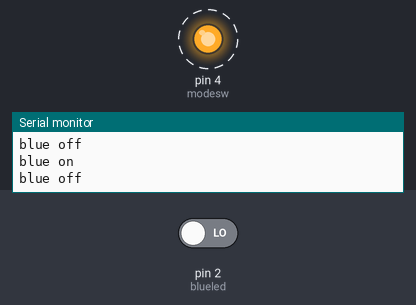
The sketch below on a simulated Arduino Uno, built with avr-gcc and run on an emulated ATmega328P. Shown: output pins drawn as LEDs (lit = HIGH), the last lines printed to the serial monitor. Dashed ring = blinking. Inputs (shaded band) come from the test bench; at power-on: pin 2 (blueled) LOW.

Above: at 1.4 s.
1.5 s: pin 2 (blueled) driven HIGH
At 3.1 s:
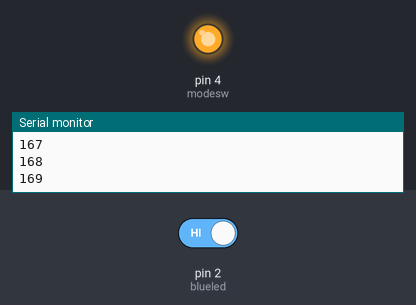
3.7 s: pin 2 (blueled) driven LOW
At 5.5 s:
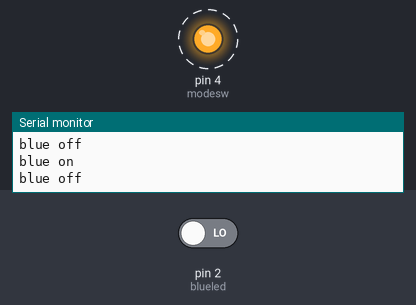
Timing chart, 0 to 13.8 s (numbered marks = the images above; inputs shaded):
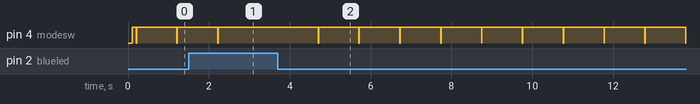

The sketch:

sketch_feb23a.ino
```cpp
//blue led + :D2
//power switch black : D4
//power switch red :GND
int blueled = 2;//D2
int modesw = 4;//
long sumtime = 0;
int new_value = 0;
int old_value = 0;
bool btdown = false;
bool modeready = false;
void setup() {
  // put your setup code here, to run once:
  Serial.begin(115200);
  pinMode(blueled, INPUT);
  pinMode(modesw, OUTPUT);
  /*digitalWrite(modesw,HIGH);


    digitalWrite(modesw,LOW);
    delay(5);
    digitalWrite(modesw,HIGH);
    delay(1000);*/


    digitalWrite(modesw,LOW);
    delay(100);
    Serial.println("initing");
    digitalWrite(modesw,HIGH);
    delay(100);
    Serial.println("init");
}

void loop() {

  //digitalWrite(modesw,HIGH);
  // put your main code here, to run repeatedly:
  while(modeready==false)
  {
    digitalWrite(modesw,LOW);
    delay(10);
    digitalWrite(modesw,HIGH);
    Serial.println("blue on");
    new_value  =  digitalRead(blueled);
    sumtime = 0;
    while(new_value==1)
    {sumtime+=1;Serial.println(sumtime);delay(5);new_value  =  digitalRead(blueled);}
    Serial.println("blue off");
    if(sumtime < 110 && sumtime > 100){modeready=true;}

    delay(1000);
  }
  delay(1000);
  Serial.println("ready");

  /*new_value  =  digitalRead(blueled);
  if(old_value != new_value )
  {
     if((old_value == 0)&&(new_value == 1))
    {
      Serial.println("down");
      btdown = true;
    }
    if((old_value == 1)&&(new_value == 0))
    {
        Serial.println("up");
        Serial.println(sumtime);
        btdown = false;
        sumtime=0;
    }
  }
    if(new_value == 1 && btdown)
    {
      sumtime+=1;
      delay(10);
    }
  old_value = new_value;*/
  //delay(10);
}
```

Measured:
- after the input at 1.5 s, pin 4 (modesw): goes on until 2.2 s, then stays HIGH
- after the input at 3.7 s, pin 4 (modesw): alternates HIGH for 1.0 s and LOW for 0.01 s, starting after 1.0 s
- by itself, pin 4 (modesw): alternates HIGH for 1.0 s and LOW for 0.01 s
